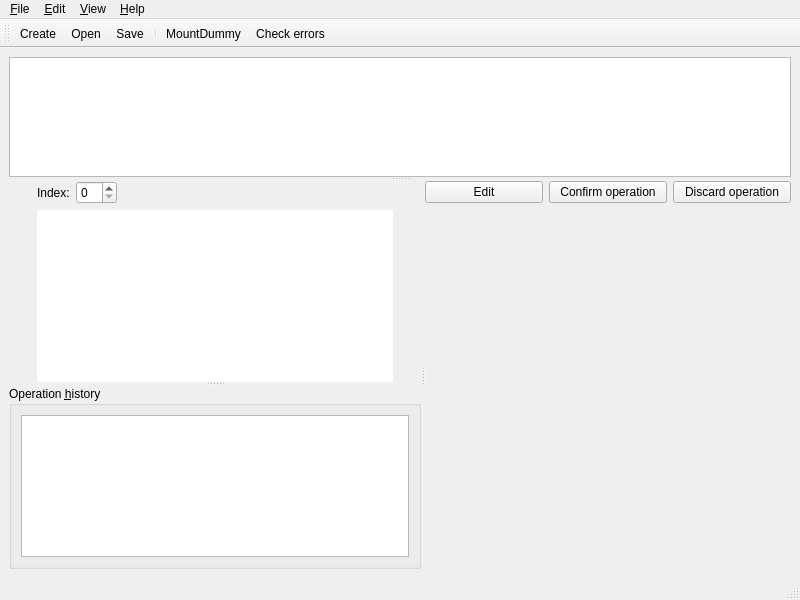
<?xml version="1.0" encoding="UTF-8"?>
<ui version="4.0">
 <class>MainWindow</class>
 <widget class="QMainWindow" name="MainWindow">
  <property name="geometry">
   <rect>
    <x>0</x>
    <y>0</y>
    <width>800</width>
    <height>600</height>
   </rect>
  </property>
  <property name="windowTitle">
   <string>MainWindow</string>
  </property>
  <property name="styleSheet">
   <string notr="true"/>
  </property>
  <property name="locale">
   <locale language="English" country="UnitedStates"/>
  </property>
  <widget class="QWidget" name="centralwidget">
   <property name="enabled">
    <bool>true</bool>
   </property>
   <layout class="QGridLayout" name="gridLayout_4">
    <item row="0" column="0">
     <widget class="QSplitter" name="splitter_3">
      <property name="orientation">
       <enum>Qt::Vertical</enum>
      </property>
      <widget class="QListView" name="listView">
       <property name="enabled">
        <bool>true</bool>
       </property>
       <property name="sizePolicy">
        <sizepolicy hsizetype="Expanding" vsizetype="Expanding">
         <horstretch>0</horstretch>
         <verstretch>0</verstretch>
        </sizepolicy>
       </property>
       <property name="maximumSize">
        <size>
         <width>16777215</width>
         <height>120</height>
        </size>
       </property>
       <property name="styleSheet">
        <string notr="true">QListView::item:!selected {
    border: 1px solid gray;
    border-left-color: transparent;
}

QListView::item:!selected:hover {
    background: #f3f3f3;
    color: #252424;
}</string>
       </property>
       <property name="flow">
        <enum>QListView::LeftToRight</enum>
       </property>
       <property name="resizeMode">
        <enum>QListView::Fixed</enum>
       </property>
       <property name="wordWrap">
        <bool>true</bool>
       </property>
      </widget>
      <widget class="QSplitter" name="splitter_2">
       <property name="orientation">
        <enum>Qt::Horizontal</enum>
       </property>
       <widget class="QSplitter" name="splitter">
        <property name="orientation">
         <enum>Qt::Vertical</enum>
        </property>
        <widget class="QWidget" name="widget_2" native="true">
         <layout class="QGridLayout" name="gridLayout">
          <item row="2" column="2">
           <spacer name="horizontalSpacer">
            <property name="orientation">
             <enum>Qt::Horizontal</enum>
            </property>
            <property name="sizeType">
             <enum>QSizePolicy::Maximum</enum>
            </property>
            <property name="sizeHint" stdset="0">
             <size>
              <width>28</width>
              <height>20</height>
             </size>
            </property>
           </spacer>
          </item>
          <item row="2" column="1">
           <widget class="QTreeView" name="table">
            <property name="frameShape">
             <enum>QFrame::NoFrame</enum>
            </property>
            <property name="editTriggers">
             <set>QAbstractItemView::NoEditTriggers</set>
            </property>
            <property name="selectionMode">
             <enum>QAbstractItemView::SingleSelection</enum>
            </property>
            <property name="indentation">
             <number>5</number>
            </property>
           </widget>
          </item>
          <item row="2" column="0">
           <spacer name="horizontalSpacer_2">
            <property name="orientation">
             <enum>Qt::Horizontal</enum>
            </property>
            <property name="sizeType">
             <enum>QSizePolicy::Maximum</enum>
            </property>
            <property name="sizeHint" stdset="0">
             <size>
              <width>28</width>
              <height>20</height>
             </size>
            </property>
           </spacer>
          </item>
          <item row="0" column="1">
           <spacer name="verticalSpacer">
            <property name="orientation">
             <enum>Qt::Vertical</enum>
            </property>
            <property name="sizeType">
             <enum>QSizePolicy::Maximum</enum>
            </property>
            <property name="sizeHint" stdset="0">
             <size>
              <width>20</width>
              <height>17</height>
             </size>
            </property>
           </spacer>
          </item>
          <item row="3" column="1">
           <spacer name="verticalSpacer_2">
            <property name="orientation">
             <enum>Qt::Vertical</enum>
            </property>
            <property name="sizeType">
             <enum>QSizePolicy::Maximum</enum>
            </property>
            <property name="sizeHint" stdset="0">
             <size>
              <width>20</width>
              <height>17</height>
             </size>
            </property>
           </spacer>
          </item>
          <item row="1" column="1">
           <layout class="QHBoxLayout" name="horizontalLayout_2">
            <item>
             <widget class="QLabel" name="indexLabel">
              <property name="text">
               <string>Index:</string>
              </property>
              <property name="buddy">
               <cstring>spinBox</cstring>
              </property>
             </widget>
            </item>
            <item>
             <widget class="QSpinBox" name="spinBox"/>
            </item>
            <item>
             <spacer name="horizontalSpacer_3">
              <property name="orientation">
               <enum>Qt::Horizontal</enum>
              </property>
              <property name="sizeType">
               <enum>QSizePolicy::Expanding</enum>
              </property>
              <property name="sizeHint" stdset="0">
               <size>
                <width>200</width>
                <height>20</height>
               </size>
              </property>
             </spacer>
            </item>
           </layout>
          </item>
         </layout>
        </widget>
        <widget class="QGroupBox" name="groupBox">
         <property name="title">
          <string>Operation &amp;history</string>
         </property>
         <layout class="QGridLayout" name="gridLayout_3">
          <item row="0" column="0">
           <widget class="QUndoView" name="undoView">
            <property name="emptyLabel">
             <string>Initial state</string>
            </property>
            <property name="cleanIcon">
             <iconset resource="images.qrc">
              <normaloff>:/svg/icons/save.svg</normaloff>
              <selectedoff>:/svg/icons/save_dark.svg</selectedoff>
              <selectedon>:/svg/icons/save_dark.svg</selectedon>:/svg/icons/save.svg</iconset>
            </property>
           </widget>
          </item>
         </layout>
        </widget>
       </widget>
       <widget class="QWidget" name="widget" native="true">
        <layout class="QGridLayout" name="gridLayout_2">
         <item row="1" column="0">
          <layout class="QHBoxLayout" name="horizontalLayout">
           <item>
            <widget class="QPushButton" name="btnEdit">
             <property name="text">
              <string>Edit</string>
             </property>
             <property name="icon">
              <iconset resource="images.qrc">
               <normaloff>:/svg/icons/edit.svg</normaloff>:/svg/icons/edit.svg</iconset>
             </property>
            </widget>
           </item>
           <item>
            <widget class="QPushButton" name="btnConfirmOp">
             <property name="text">
              <string>Confirm operation</string>
             </property>
             <property name="icon">
              <iconset resource="images.qrc">
               <normaloff>:/svg/icons/greenCheckmark.svg</normaloff>:/svg/icons/greenCheckmark.svg</iconset>
             </property>
            </widget>
           </item>
           <item>
            <widget class="QPushButton" name="btnDiscardOp">
             <property name="text">
              <string>Discard operation</string>
             </property>
             <property name="icon">
              <iconset resource="images.qrc">
               <normaloff>:/svg/icons/resultIncorrect.svg</normaloff>:/svg/icons/resultIncorrect.svg</iconset>
             </property>
            </widget>
           </item>
          </layout>
         </item>
         <item row="2" column="0">
          <widget class="HexEdit" name="hexEdit">
           <property name="font">
            <font>
             <family>Monospace</family>
             <pointsize>11</pointsize>
             <stylestrategy>PreferDefault</stylestrategy>
            </font>
           </property>
          </widget>
         </item>
        </layout>
       </widget>
      </widget>
     </widget>
    </item>
   </layout>
  </widget>
  <widget class="QMenuBar" name="menubar">
   <property name="geometry">
    <rect>
     <x>0</x>
     <y>0</y>
     <width>800</width>
     <height>27</height>
    </rect>
   </property>
   <widget class="QMenu" name="menuFile">
    <property name="title">
     <string>&amp;File</string>
    </property>
    <addaction name="actionCreate"/>
    <addaction name="actionOpen"/>
    <addaction name="actionClose"/>
    <addaction name="separator"/>
    <addaction name="actionSaveChanges"/>
    <addaction name="actionSaveAs"/>
    <addaction name="actionSaveHistory"/>
    <addaction name="separator"/>
    <addaction name="actionQuit"/>
   </widget>
   <widget class="QMenu" name="menuEditor">
    <property name="title">
     <string>&amp;Edit</string>
    </property>
    <addaction name="actionMountDummy"/>
    <addaction name="actionCheckConsistency"/>
   </widget>
   <widget class="QMenu" name="menuView">
    <property name="title">
     <string>&amp;View</string>
    </property>
    <widget class="QMenu" name="menuDefaultChar">
     <property name="title">
      <string>&amp;Default character</string>
     </property>
     <addaction name="actionCharPoint"/>
     <addaction name="actionCharUnderscore"/>
     <addaction name="actionCharSpace"/>
    </widget>
    <addaction name="actionViewASCII"/>
    <addaction name="menuDefaultChar"/>
   </widget>
   <widget class="QMenu" name="menuHelp">
    <property name="title">
     <string>&amp;Help</string>
    </property>
    <addaction name="actionAbout"/>
    <addaction name="actionAboutQt"/>
   </widget>
   <addaction name="menuFile"/>
   <addaction name="menuEditor"/>
   <addaction name="menuView"/>
   <addaction name="menuHelp"/>
  </widget>
  <widget class="QStatusBar" name="statusbar"/>
  <widget class="QToolBar" name="toolBar">
   <property name="windowTitle">
    <string>toolBar</string>
   </property>
   <property name="toolButtonStyle">
    <enum>Qt::ToolButtonTextUnderIcon</enum>
   </property>
   <attribute name="toolBarArea">
    <enum>TopToolBarArea</enum>
   </attribute>
   <attribute name="toolBarBreak">
    <bool>false</bool>
   </attribute>
   <addaction name="actionCreate"/>
   <addaction name="actionOpen"/>
   <addaction name="actionSaveChanges"/>
   <addaction name="separator"/>
   <addaction name="actionMountDummy"/>
   <addaction name="actionCheckConsistency"/>
  </widget>
  <action name="actionOpen">
   <property name="icon">
    <iconset resource="images.qrc">
     <normaloff>:/svg/icons/incompleteFolder.svg</normaloff>:/svg/icons/incompleteFolder.svg</iconset>
   </property>
   <property name="text">
    <string>&amp;Open...</string>
   </property>
   <property name="shortcut">
    <string>Ctrl+O</string>
   </property>
  </action>
  <action name="actionViewASCII">
   <property name="checkable">
    <bool>true</bool>
   </property>
   <property name="text">
    <string>&amp;View ASCII</string>
   </property>
  </action>
  <action name="actionSaveChanges">
   <property name="icon">
    <iconset resource="images.qrc">
     <normaloff>:/svg/icons/save.svg</normaloff>:/svg/icons/save.svg</iconset>
   </property>
   <property name="text">
    <string>&amp;Save</string>
   </property>
   <property name="shortcut">
    <string>Ctrl+S</string>
   </property>
  </action>
  <action name="actionTrackChanges">
   <property name="checkable">
    <bool>true</bool>
   </property>
   <property name="text">
    <string>&amp;Tracking mode</string>
   </property>
  </action>
  <action name="actionSaveAs">
   <property name="text">
    <string>&amp;Save as...</string>
   </property>
   <property name="shortcut">
    <string>Ctrl+Shift+S</string>
   </property>
  </action>
  <action name="actionSaveHistory">
   <property name="text">
    <string>Save &amp;history</string>
   </property>
  </action>
  <action name="actionCreate">
   <property name="icon">
    <iconset resource="images.qrc">
     <normaloff>:/svg/icons/addAny.svg</normaloff>:/svg/icons/addAny.svg</iconset>
   </property>
   <property name="text">
    <string>&amp;Create...</string>
   </property>
   <property name="toolTip">
    <string>Create</string>
   </property>
  </action>
  <action name="actionMount">
   <property name="icon">
    <iconset resource="images.qrc">
     <normaloff>:/svg/icons/mount.svg</normaloff>:/svg/icons/mount.svg</iconset>
   </property>
   <property name="text">
    <string>&amp;Mount...</string>
   </property>
   <property name="toolTip">
    <string>Mount at directory</string>
   </property>
  </action>
  <action name="actionCheckConsistency">
   <property name="icon">
    <iconset resource="images.qrc">
     <normaloff>:/svg/icons/magicResolveToolbar.svg</normaloff>:/svg/icons/magicResolveToolbar.svg</iconset>
   </property>
   <property name="text">
    <string>&amp;Check errors</string>
   </property>
   <property name="toolTip">
    <string>Check filesystem consistency</string>
   </property>
  </action>
  <action name="actionClose">
   <property name="text">
    <string>C&amp;lose</string>
   </property>
  </action>
  <action name="actionQuit">
   <property name="text">
    <string>&amp;Quit</string>
   </property>
  </action>
  <action name="actionAbout">
   <property name="text">
    <string>&amp;About</string>
   </property>
  </action>
  <action name="actionAboutQt">
   <property name="icon">
    <iconset resource="images.qrc">
     <normaloff>:/svg/icons/qt.svg</normaloff>:/svg/icons/qt.svg</iconset>
   </property>
   <property name="text">
    <string>About &amp;Qt</string>
   </property>
  </action>
  <action name="actionUnmount">
   <property name="icon">
    <iconset resource="images.qrc">
     <normaloff>:/svg/icons/ejectFolder.svg</normaloff>:/svg/icons/ejectFolder.svg</iconset>
   </property>
   <property name="text">
    <string>&amp;Unmount</string>
   </property>
   <property name="toolTip">
    <string>Unmount from directory</string>
   </property>
  </action>
  <action name="actionMountDummy">
   <property name="text">
    <string>MountDummy</string>
   </property>
  </action>
  <actiongroup name="charGroupTool">
   <action name="actionCharPoint">
    <property name="checkable">
     <bool>true</bool>
    </property>
    <property name="text">
     <string>&amp;Point (.)</string>
    </property>
   </action>
   <action name="actionCharUnderscore">
    <property name="checkable">
     <bool>true</bool>
    </property>
    <property name="text">
     <string>&amp;Underscore (_)</string>
    </property>
   </action>
   <action name="actionCharSpace">
    <property name="checkable">
     <bool>true</bool>
    </property>
    <property name="text">
     <string>&amp;Space ( )</string>
    </property>
   </action>
  </actiongroup>
 </widget>
 <customwidgets>
  <customwidget>
   <class>HexEdit</class>
   <extends>QFrame</extends>
   <header location="global">hexedit/hexedit.hpp</header>
   <container>1</container>
  </customwidget>
 </customwidgets>
 <resources>
  <include location="images.qrc"/>
 </resources>
 <connections/>
</ui>
